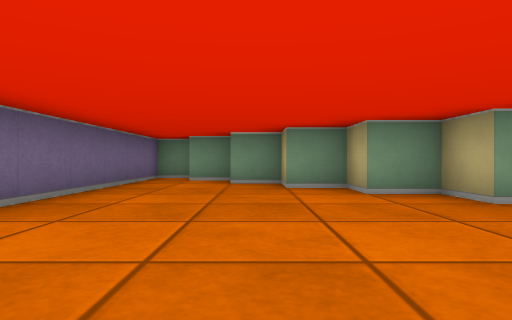
view 1 (above)

13 first-person views from a walk through a cub3D maze. The camera is about half as high as the walls, looks level and sees 75° across. The floor is counted in squares. Each view is taken from the middle of a square. On the plan, view 1 faces up. The plan holds only what a view shows up to about 9 squares ahead; the rest is blank.

view 2
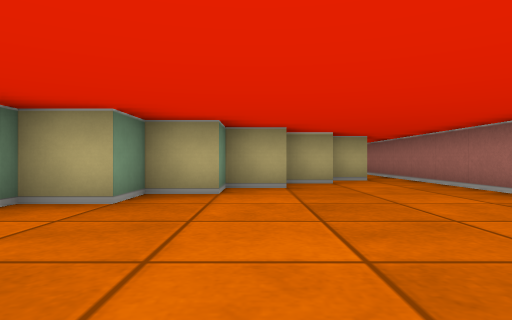

view 3
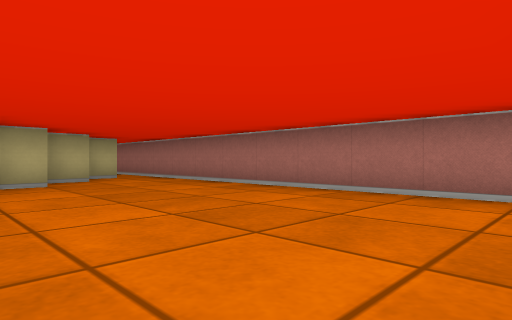

view 4
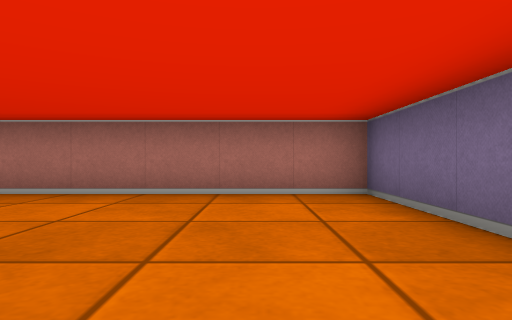

view 5
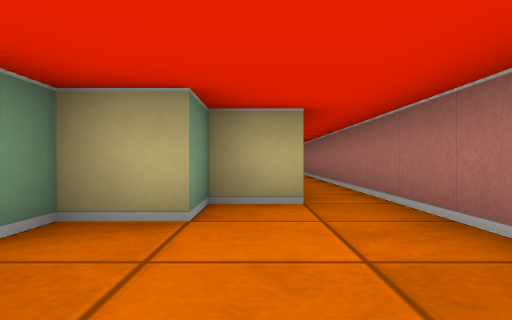

view 6
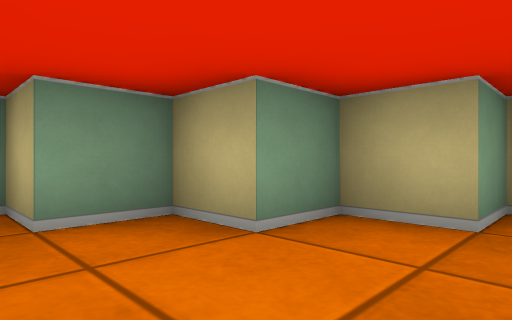

view 7
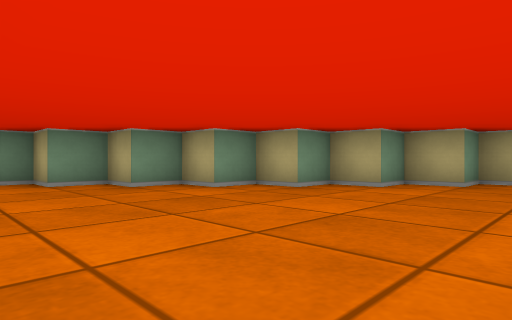

view 8
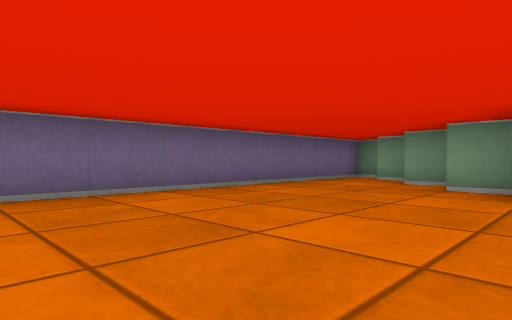

view 9
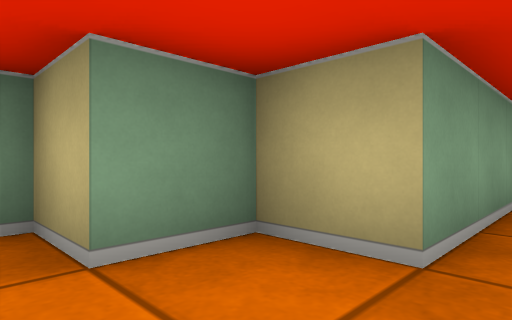

view 10
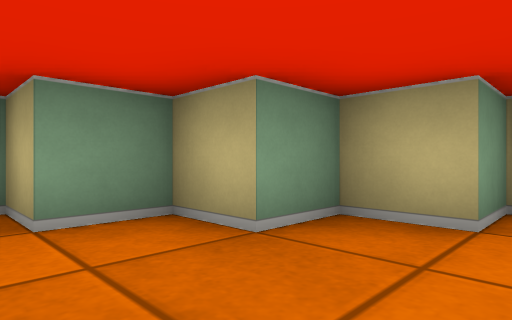

view 11
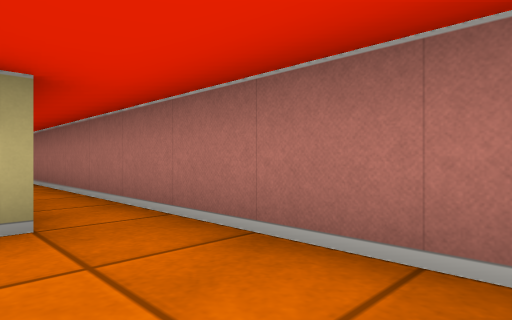

view 12
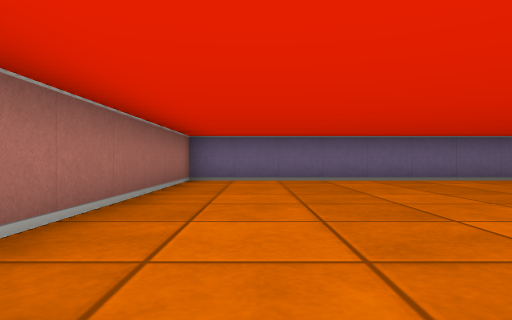

view 13
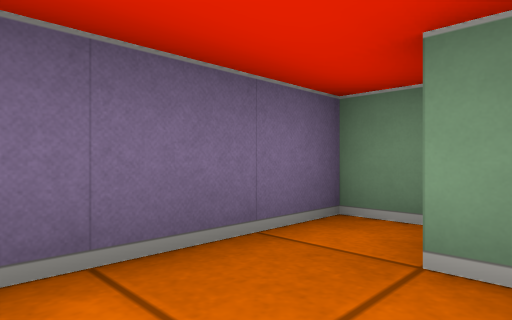

### Floor plan
Points are (right, up) in squares from view 1. A wall is a line through its corners. A room is listed if a view was taken in it or the views show most of it. See-through windows are left out.
Room 1 (views 1, 2, 3, 4, 5, 6, 7, 8, 9, 10, 11, 12, 13)
walls: (8.9, -0.5) (6.5, -0.5) (6.5, 0.5) (5.5, 0.5) (5.5, 1.5) (4.5, 1.5) (4.5, 2.5) (3.5, 2.5) (3.5, 3.5) (2.5, 3.5) (2.5, 4.5) (1.5, 4.5) (1.5, 5.5) (0.5, 5.5) (0.5, 6.5) (-0.5, 6.5) (-0.5, 7.5) (-1.5, 7.5) (-1.5, 8.5) (-2.5, 8.5) (-2.5, -1.5) (12, -1.5)

Positions as (right, up) in squares from view 1, and headings:
1: (0, 0), facing up
2: (-1, 2), facing right
3: (-2, 3), facing down-right
4: (-1, 3), facing down
5: (3, 0), facing right
6: (-2, 5), facing up-right
7: (-2, 0), facing up-right
8: (2, 0), facing up-left
9: (5, -1), facing up-right
10: (3, 0), facing up-right
11: (4, 0), facing down-right
12: (5, 0), facing left
13: (-1, 6), facing up-left
